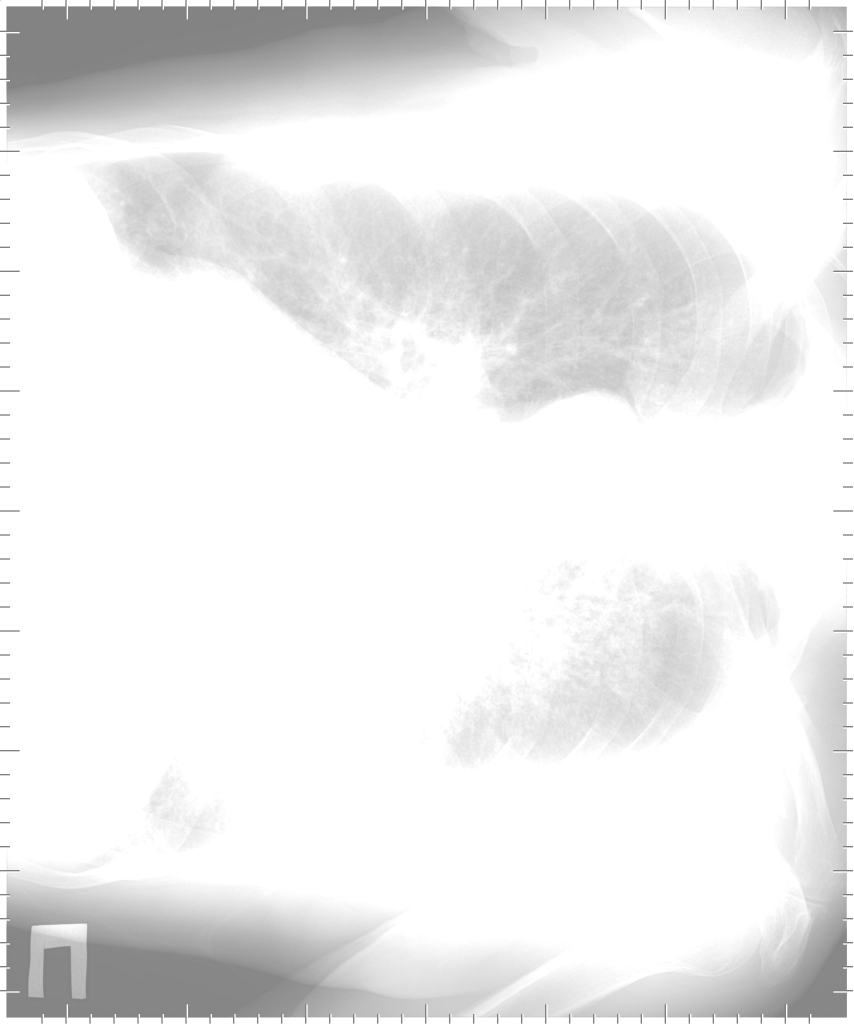
#> input picture Chest X-Ray Analysis/Data/0.jpg, 2560 x 3072 px, found by its file name (shown at 1/3 size); the run also reads 1 picture not shown here
$ jupyter execute --allow-errors Chest_X-ray_analysis.ipynb   (shell and % lines are left out)
#> lines starting #> are read from the running program, lines starting #| are printed output that depends on the picture; after the words box and inside, x2 and y2 are one past the last pixel; in counts of white or black regions, pixels touching at a corner belong together
# Project 1 — Chest X-Ray Analysis

## Goal
Process and analyze chest X-ray scans using classical computer vision
techniques to highlight lung regions, detect structural boundaries, and isolate
areas of interest — simulating the preprocessing stage of a real medical AI
pipeline for thoracic radiology.

## Disease Description
The **NIH Chest X-Ray Dataset** contains scans labeled with 14 thoracic
diseases including Pneumonia, Pleural Effusion, Cardiomegaly, Atelectasis,
and Nodules among others. Chest X-ray is one of the most commonly performed
medical imaging procedures globally and accurate automated analysis of these
scans is a critical problem in clinical AI.

## Dataset
NIH Chest X-Ray Dataset
Source: kaggle.com/datasets/nih-chest-xrays/data
Total images: 112,120 chest X-rays from 30,805 unique patients
Labels: 14 disease classes + No Finding
Format: PNG 1024x1024

## Techniques Applied
- Grayscale conversion
- CLAHE contrast enhancement
- Binary thresholding
- Morphological operations (opening & closing)
- Canny edge detection
- Contour detection and drawing

## Expected Output
A side by side comparison showing the original scan, enhanced image,
detected edges, and contours drawn over the lung and structural regions.Sonnet 4.6Claude is

## IMAGE 1 (0.jpg) - Lateral Chest X-Ray (Overexposed)

[cell 1]
import numpy as np
import matplotlib.pyplot as plt
import cv2

[cell 2]
color_img = cv2.imread('DATA/0.jpg')
#> color_img is the input picture: shape (3072, 2560, 3); min 107, max 255, mean 237.3

[cell 3]
gray_img = cv2.imread('DATA/0.JPG',0)
#> gray_img: shape (3072, 2560); min 107, max 255, mean 237.3

[cell 4]
## Contrast enhancement
im = cv2.equalizeHist(gray_img)

[cell 5]
## Apply Thresholding

ret,thresh = cv2.threshold(im,127,255,cv2.THRESH_BINARY_INV)
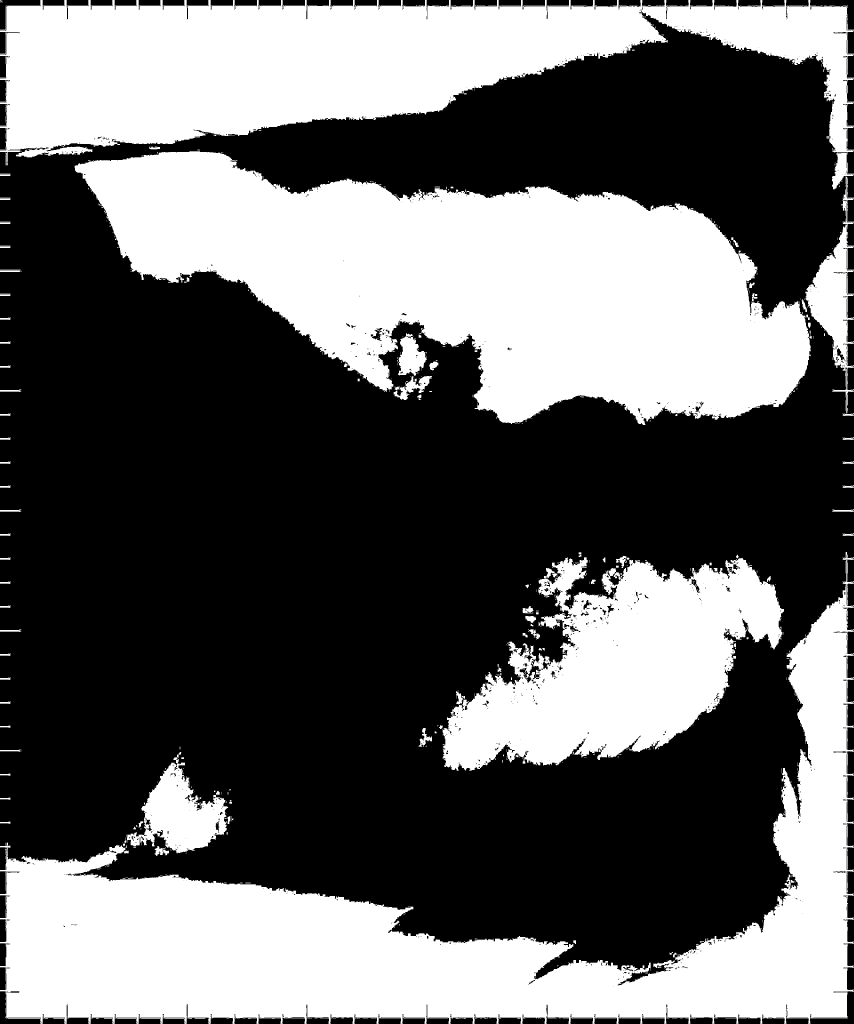
#> thresh: shape (3072, 2560) (shown at 1/3 size); 40% white; 869 white regions (697 under 20 px), largest, box (x1, y1, x2, y2) and area: (224, 454, 2432, 1275) 1020473, (0, 1680, 2560, 3072) 944944, (0, 0, 2560, 496) 710027

[cell 6]
## Detect Edges

blurred = cv2.GaussianBlur(thresh,(5,5),0)
edges = cv2.Canny(blurred, 20,80)
#> edges: shape (3072, 2560); 1.1% white in thin lines or dots

[cell 7]
## Find and Draw Contours

copy = color_img.copy()

contours, hierachy = cv2.findContours(edges, cv2.RETR_LIST, cv2.CHAIN_APPROX_SIMPLE)
#> contours = 3071 contours, 2476 with area under 20; largest, box (x1, y1, x2, y2) and area: (1521, 1924, 1703, 2035) 949, (463, 2538, 507, 2569) 686, (464, 2538, 507, 2568) 602, (1330, 2074, 1408, 2195) 497, (1567, 1818, 1600, 1841) 472
cv2.drawContours(copy,contours,-1,(0,255,0),5)

[cell 8]
plt.figure(figsize=(15,15))

plt.subplot(321);plt.imshow(color_img);plt.title("Colored Image");plt.axis("off")
plt.subplot(322);plt.imshow(gray_img,cmap='gray');plt.title("GrayScale Image");plt.axis("off")
plt.subplot(323);plt.imshow(im,cmap='gray');plt.title("Contrast Enhancement");plt.axis("off")
plt.subplot(324);plt.imshow(thresh,cmap='gray');plt.title("Thresholded");plt.axis("off")
plt.subplot(325);plt.imshow(edges,cmap='gray');plt.title("Detect Edges");plt.axis("off")
plt.subplot(326);plt.imshow(copy,cmap='gray');plt.title("Contours");plt.axis("off")

plt.suptitle("Very Exposed/Bright Image", fontsize = 20)
plt.tight_layout()
plt.show()

## IMAGE 2 (1.jpg) - Clean Frontal Chest X-Ray

[cell 9]
color_img = cv2.imread('Data/1.jpg')
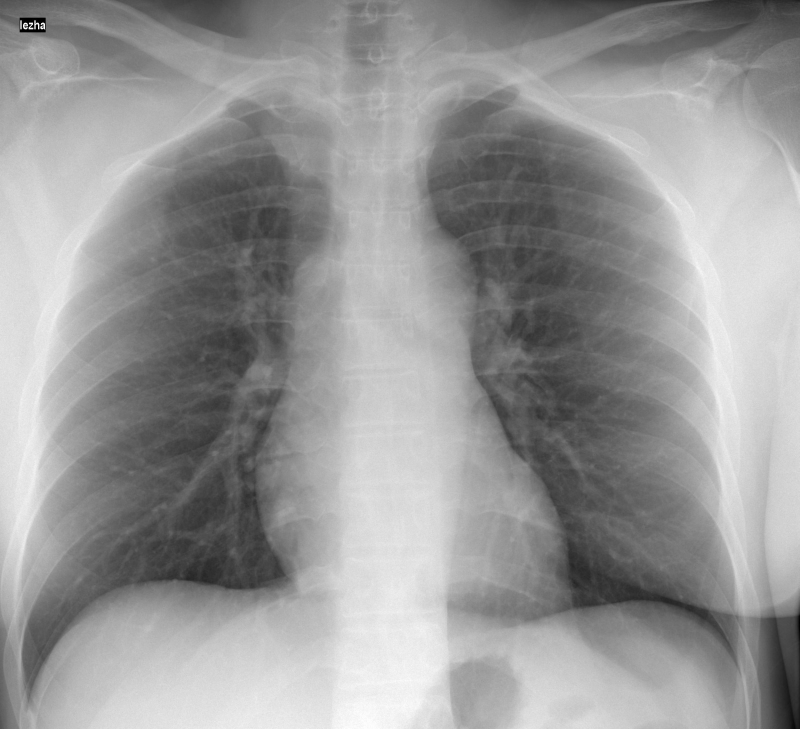
#> input picture Chest X-Ray Analysis/Data/1.jpg, 2399 x 2186 px (shown at 1/3 size)
#> color_img is the input picture: shape (2186, 2399, 3); min 0, max 255, mean 151.2
color_img = cv2.cvtColor(color_img,cv2.COLOR_BGR2RGB)

[cell 10]
gray_img = cv2.imread('Data/1.jpg', 0)
#> gray_img: shape (2186, 2399); min 0, max 255, mean 151.2

[cell 11]
## Apply Thresholding

ret, thresh = cv2.threshold(gray_img, 127, 255, cv2.THRESH_BINARY_INV)
#> thresh: shape (2186, 2399); 35.4% white; 1191 white regions (1113 under 20 px), largest, box (x1, y1, x2, y2) and area: (1266, 272, 2226, 2036) 765983, (65, 330, 987, 2109) 757543, (1260, 0, 2399, 258) 161376

[cell 12]
## Morphological Operator

kernel = np.ones((5,5),np.uint8)

cleaned = cv2.morphologyEx(thresh, cv2.MORPH_OPEN, kernel)
#> cleaned: shape (2186, 2399); 34.8% white; 80 white regions (1 under 20 px), largest, box (x1, y1, x2, y2) and area: (1269, 294, 2223, 2026) 754531, (66, 330, 986, 2104) 748852, (1288, 0, 2399, 253) 158216
cleaned = cv2.morphologyEx(cleaned, cv2.MORPH_CLOSE, kernel)
#> cleaned: shape (2186, 2399); 35% white; 30 white regions (1 under 20 px)

[cell 13]
## Find Contours of both lungs
copy = color_img.copy()

contours, hierachy = cv2.findContours(cleaned, cv2.RETR_LIST, cv2.CHAIN_APPROX_SIMPLE)
#> contours = 58 contours, 4 with area under 20; largest, box (x1, y1, x2, y2) and area: (1269, 275, 2223, 2026) 756904, (66, 330, 986, 2104) 750350, (1288, 0, 2399, 253) 157628, (0, 0, 976, 214) 97088, (2254, 1790, 2399, 2186) 45049
#cv2.drawContours(copy,contours,-1,(255,0,0),5)
# bounding = sorted(contours,key=cv2.contourArea , reverse=True)[:2]
contours = sorted(contours,key=cv2.contourArea , reverse=True)
largest_two = contours[:2]
#> largest_two = 2 contours; box (x1, y1, x2, y2) and area: (1269, 275, 2223, 2026) 756904, (66, 330, 986, 2104) 750350

for cnt in largest_two:
    x,y,w,h = cv2.boundingRect(cnt)
    cv2.rectangle(copy, (x,y), (x+w, y+h), (255,0,0),2)
    area = cv2.contourArea(cnt)
    cv2.putText(copy,f'Area:{int(area)}', (x, y-10),cv2.FONT_HERSHEY_SIMPLEX,0.5,(0,255,0),1)
#> this loop made 2 passes
#> (x, y, w, h, area) on passes 1 to 2: (1269, 275, 954, 1751, 756903.5), (66, 330, 920, 1774, 750350)
#> copy: shape (2186, 2399, 3)

[cell 14]
plt.figure(figsize=(20,20))

plt.subplot(321);plt.imshow(color_img);plt.title("Colored Image");plt.axis("off")
plt.subplot(322);plt.imshow(gray_img,cmap='gray');plt.title("GrayScale Image");plt.axis("off")
plt.subplot(323);plt.imshow(thresh,cmap='gray');plt.title("Thresholded");plt.axis("off")
plt.subplot(324);plt.imshow(cleaned,cmap='gray');plt.title("Morphological Operator");plt.axis("off")
plt.subplot(325);plt.imshow(copy,cmap='gray');plt.title("Contours and Bounding Box");plt.axis("off")

plt.suptitle("Clean frontal chest X-ray", fontsize = 20)
plt.tight_layout()
plt.show()

for i, cnt in enumerate (largest_two):
    print(f"Lung {i+1} area: {int(cv2.contourArea(cnt))} pixels")
#> this loop made 2 passes
#| Lung 1 area: 756903 pixels
#| Lung 2 area: 750350 pixels

## IMAGE 3 (2.jpg) - Cardiomegaly (Enlarged Heart)

[cell 15]
color_img = cv2.imread('Data/2.jpg')
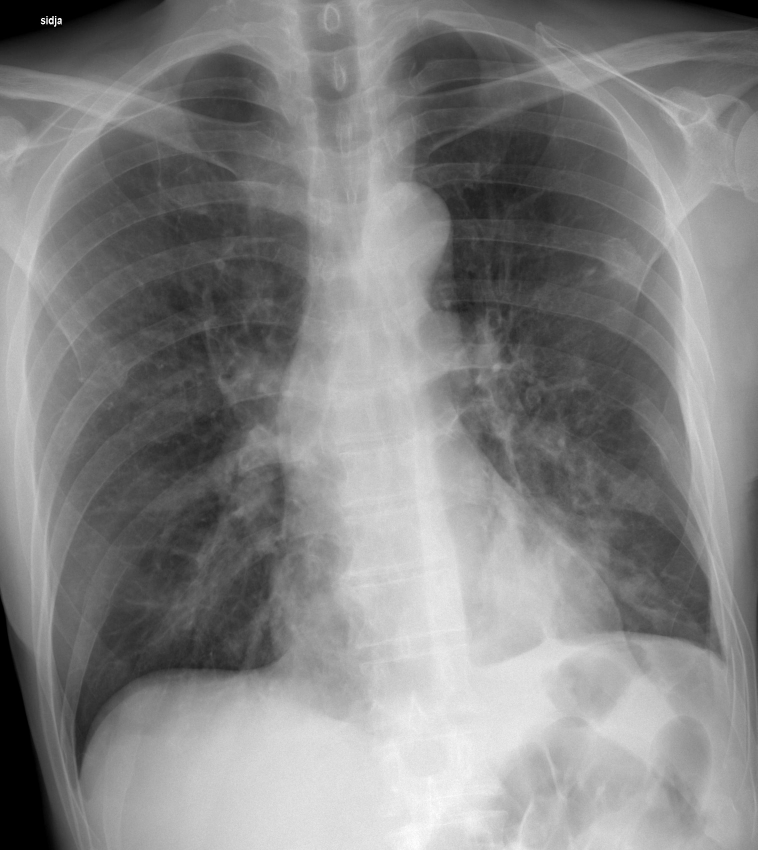
#> input picture Chest X-Ray Analysis/Data/2.jpg, 2272 x 2550 px (shown at 1/3 size)
#> color_img is the input picture: shape (2550, 2272, 3); min 0, max 255, mean 131.5

[cell 16]
gray_img = cv2.imread('Data/2.jpg',0)
#> gray_img: shape (2550, 2272); min 0, max 255, mean 131.5

[cell 17]
## Apply Thresholding

ret,thresh = cv2.threshold(gray_img,0,255,cv2.THRESH_BINARY)
#> thresh: shape (2550, 2272); 98.5% white; 18 black regions (13 under 20 px), largest, box (x1, y1, x2, y2) and area: (0, 1801, 147, 2550) 58198, (0, 0, 352, 118) 22328, (2053, 0, 2272, 54) 5976, (168, 69, 187, 81) 94, (150, 59, 157, 68) 24

[cell 18]
## Morphological Operator

kernel = np.ones((7,7),np.uint8)
cleaned = cv2.morphologyEx(thresh,cv2.MORPH_OPEN,kernel)
#> cleaned: shape (2550, 2272); 98.5% white; 3 black regions, box (x1, y1, x2, y2) and area: (0, 1793, 147, 2550) 58687, (0, 0, 352, 118) 24072, (2044, 0, 2272, 54) 6108
cleaned = cv2.morphologyEx(cleaned,cv2.MORPH_CLOSE,kernel)
#> cleaned: shape (2550, 2272); 98.5% white; 3 black regions, box (x1, y1, x2, y2) and area: (0, 1806, 146, 2550) 58656, (0, 0, 352, 118) 24067, (2056, 0, 2272, 53) 6093

[cell 19]
img3 = cv2.imread('Data/2.jpg')
color_img3 = cv2.cvtColor(img3, cv2.COLOR_BGR2RGB)
gray3 = cv2.cvtColor(img3, cv2.COLOR_BGR2GRAY)

# Contrast enhancement
clahe = cv2.createCLAHE(clipLimit=2.0, tileGridSize=(8,8))
enhanced3 = clahe.apply(gray3)

# Threshold using Otsu
_, thresh3 = cv2.threshold(enhanced3, 0, 255, cv2.THRESH_BINARY + cv2.THRESH_OTSU)
#> thresh3: shape (2550, 2272); 49.1% white; 3682 white regions (3392 under 20 px), largest, box (x1, y1, x2, y2) and area: (0, 0, 2254, 2550) 2786961, (694, 1474, 788, 1561) 3579, (1477, 1251, 1542, 1382) 3153

# Clean up
kernel = np.ones((7,7), np.uint8)
cleaned3 = cv2.morphologyEx(thresh3, cv2.MORPH_CLOSE, kernel)
#> cleaned3: shape (2550, 2272); 51.4% white; 126 black regions, largest, box (x1, y1, x2, y2) and area: (125, 136, 1082, 2405) 1278939, (1165, 72, 2179, 1990) 935266, (1388, 0, 2272, 440) 135697
cleaned3 = cv2.morphologyEx(cleaned3, cv2.MORPH_OPEN, kernel)
#> cleaned3: shape (2550, 2272); 51% white; 41 black regions

# Find contours
contours3, _ = cv2.findContours(cleaned3, cv2.RETR_EXTERNAL, cv2.CHAIN_APPROX_SIMPLE)
#> contours3 = 11 contours; largest, box (x1, y1, x2, y2) and area: (0, 0, 2272, 2550) 5272690, (123, 48, 185, 77) 1134, (2098, 103, 2142, 129) 813, (2261, 2416, 2272, 2448) 208, (2249, 2452, 2264, 2463) 136
contours3_sorted = sorted(contours3, key=cv2.contourArea, reverse=True)
#> contours3_sorted has the same summary as contours3

# Filter to heart sized contours only
filtered = []
for cnt in contours3_sorted:
    area = cv2.contourArea(cnt)
    if area > 50000 and area < 500000:
        filtered.append(cnt)
#> this loop made 11 passes
#> area on passes 1 to 6: 5272690, 1134, 813, 207.5, 136.5, 51.5
#> (cnt, area) on passes 7 to 11: ([[234, 2498], [234, 2506], [240, 2506], [240, 2498]], 48), ([[2240, 154], [2240, 160], [2248, 160], [2248, 154]], 48), ([[2087, 125], [2087, 131], [2095, 131], [2095, 125]], 48), ([[2076, 128], [2076, 135], [2082, 135], [2082, 128]], 42), ([[616, 0], [616, 5], [623, 5], [623, 0]], 35)
#> after the loop, filtered = []

#> (the rest of this cell did not finish here and is left out)

## IMAGE 4(3.jpg) -- Lateral Left Chest

## IMAGE 5 (4.jpg) -- Clean Frontal Chest

[cell 20]
color_img = cv2.imread('Data/4.jpg')
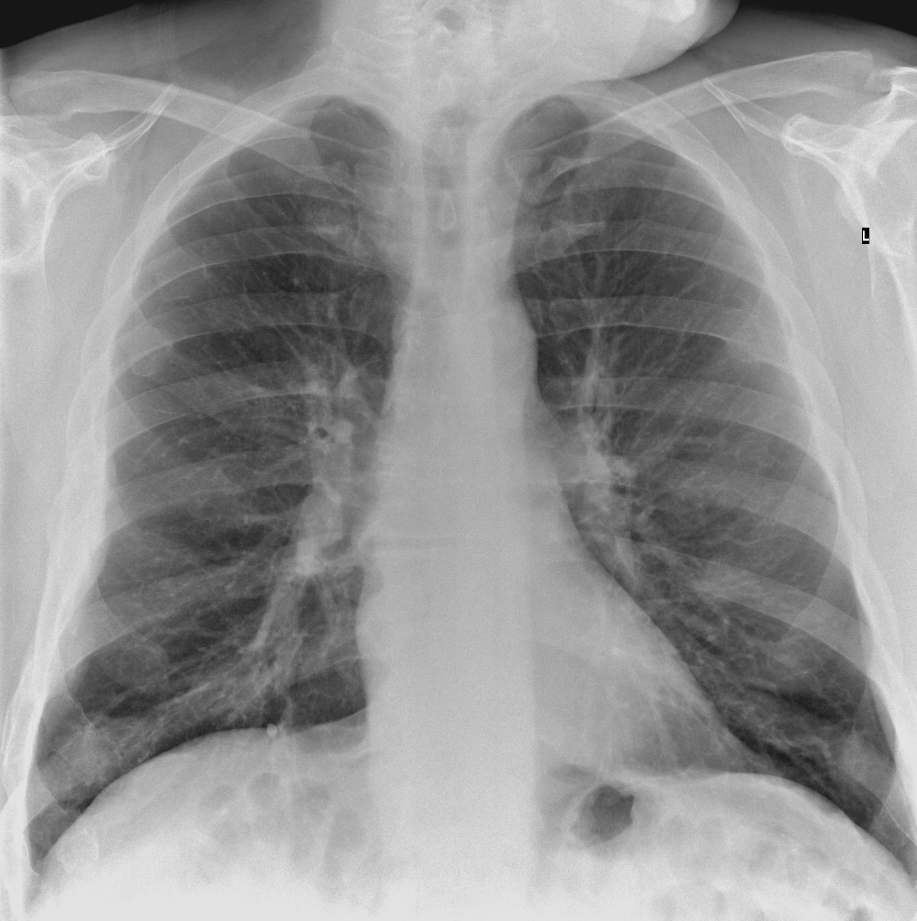
#> input picture Chest X-Ray Analysis/Data/4.jpg, 2750 x 2761 px (shown at 1/3 size)
#> color_img is the input picture: shape (2761, 2750, 3); min 0, max 255, mean 146.5

[cell 21]
gray_img = cv2.imread('Data/4.jpg',0)
#> gray_img: shape (2761, 2750); min 0, max 255, mean 146.5

[cell 22]
ret,thresh = cv2.threshold(gray_img,127,255,cv2.THRESH_BINARY_INV)
#> thresh: shape (2761, 2750); 37.6% white; 3507 white regions (3356 under 20 px), largest, box (x1, y1, x2, y2) and area: (95, 296, 1230, 2582) 1270441, (1513, 306, 2737, 2625) 1199599, (0, 0, 970, 274) 211911

[cell 23]
## Use Morphological Operators to clean Image

kernel = np.ones((5,5),np.uint8)

cleaned = cv2.morphologyEx(thresh,cv2.MORPH_OPEN,kernel)
#> cleaned: shape (2761, 2750); 36.5% white; 136 white regions, largest, box (x1, y1, x2, y2) and area: (98, 313, 1227, 2580) 1238283, (1515, 314, 2735, 2622) 1166004, (0, 0, 968, 268) 206358
cleaned = cv2.morphologyEx(cleaned, cv2.MORPH_CLOSE,kernel)
#> cleaned: shape (2761, 2750); 36.7% white; 49 white regions

[cell 24]
## Find Contours of both lungs
copy5 = color_img.copy()

contours,hierachy = cv2.findContours(cleaned, cv2.RETR_EXTERNAL, cv2.CHAIN_APPROX_SIMPLE)
#> contours = 48 contours, 10 with area under 20; largest, box (x1, y1, x2, y2) and area: (98, 301, 1227, 2580) 1255438, (1515, 308, 2735, 2622) 1184200, (0, 0, 968, 268) 207706, (1877, 0, 2750, 255) 123538, (1753, 2353, 1904, 2516) 15262
contours_sorted = sorted(contours,key=cv2.contourArea,reverse=True)
#> contours_sorted has the same summary as contours

right_lung = contours_sorted[0]
#> right_lung = contour of 4001 points, box (x1, y1, x2, y2) (98, 301, 1227, 2580), area 1255438
left_lung = contours_sorted[1]
#> left_lung = contour of 4050 points, box (x1, y1, x2, y2) (1515, 308, 2735, 2622), area 1184200

x,y,w,h = cv2.boundingRect(right_lung)
#> x = 98; y = 301; w = 1129; h = 2279
cv2.rectangle(copy5,(x,y),(x+w,y+h),(255,0,0),2)
right_area = cv2.contourArea(right_lung)
#> right_area = 1255438.5

x,y,w,h = cv2.boundingRect(left_lung)
#> x = 1515; y = 308; w = 1220; h = 2314
cv2.rectangle(copy5,(x,y),(x+w,y+h),(0,0,255),2)
left_area = cv2.contourArea(left_lung)
#> left_area = 1184200

fig,axes = plt.subplots(1,3,figsize=(18,6))

axes[0].imshow(gray_img,cmap='gray')
axes[0].set_title("GrayScale Image")
axes[0].axis('off')

axes[1].imshow(cleaned,cmap='gray')
axes[1].set_title("Processed Image")
axes[1].axis('off')

axes[2].imshow(copy5,cmap='gray')
axes[2].set_title("Bounding Box")
axes[2].axis('off')

diff = abs(left_area - right_area)
#> diff = 71238.5
pct = (diff/max(left_area, right_area)) * 100
#> pct = 5.67

if left_area > right_area:
    larger = "Left Lung"
else:
    larger = "Right Lung"

print(f"Left Lung Area: {int(left_area)}")
#| Left Lung Area: 1184200
print(f"Right Lung Area: {int(right_area)}")
#| Right Lung Area: 1255438
print(f"{larger} is larger by {pct:.1f}%")
#| Right Lung is larger by 5.7%
#> figure, not shown here; B, G, R data is drawn as R, G, B

## IMAGE 6(5.jpg) -- Lateral Chest

[cell 25]
color_img = cv2.imread('Data/5.jpg')

[cell 26]
gray_img = cv2.imread('Data/5.jpg',0)
#> gray_img: shape (2560, 3072); min 85, max 255, mean 209.1

[cell 27]
clahe = cv2.createCLAHE(clipLimit=2.0,tileGridSize=(8,8))
enhanced = clahe.apply(gray_img)

[cell 28]
ret,thresh = cv2.threshold(enhanced, 127, 225, cv2.THRESH_BINARY)
#> thresh: shape (2560, 3072); values 0 (black) and 225 (white), 79.4% white; 740 black regions (539 under 20 px), largest, box (x1, y1, x2, y2) and area: (240, 1, 1029, 2560) 932988, (2381, 1, 3072, 2560) 560992, (2346, 816, 2720, 1583) 92976

[cell 29]
kernel = np.ones((5,5),np.uint8)

cleaned = cv2.morphologyEx(thresh,cv2.MORPH_OPEN,kernel)
#> cleaned: shape (2560, 3072); values 0 (black) and 225 (white), 79.2% white; 138 black regions (51 under 20 px), largest, box (x1, y1, x2, y2) and area: (0, 0, 1037, 2560) 950921, (2381, 0, 3072, 2560) 573584, (2344, 816, 2720, 1586) 96350
cleaned = cv2.morphologyEx(cleaned,cv2.MORPH_CLOSE,kernel)
#> cleaned: shape (2560, 3072); values 0 (black) and 225 (white), 79.5% white; 77 black regions, largest, box (x1, y1, x2, y2) and area: (240, 20, 1028, 2540) 933377, (2381, 20, 3053, 2540) 563979, (2347, 816, 2717, 1583) 95032

[cell 30]
blurred = cv2.GaussianBlur(cleaned,(5,5),0)
#> blurred: shape (2560, 3072)
edges = cv2.Canny(blurred, 20,80)
#> edges: shape (2560, 3072); 0.28% white in thin lines or dots

[cell 31]
copy6 = color_img.copy()

contours, hierachy = cv2.findContours(edges, cv2.RETR_LIST, cv2.CHAIN_APPROX_SIMPLE)
#> contours = 192 contours, 14 with area under 20; largest, box (x1, y1, x2, y2) and area: (239, 19, 1028, 2540) 933902, (239, 19, 1028, 2540) 933422, (2380, 19, 3053, 2540) 567654, (2380, 19, 3053, 2540) 567106, (251, 168, 320, 237) 4373
cv2.drawContours(copy6,contours,-1,(0,255,0),5)
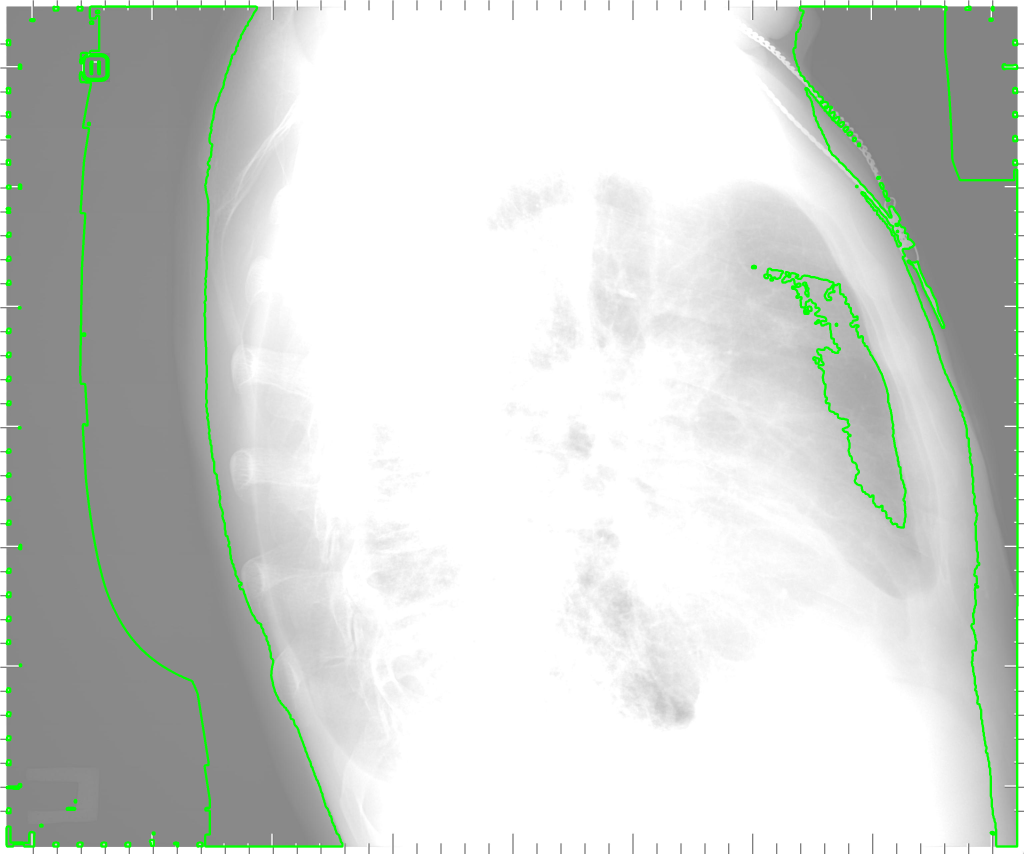
#> copy6: shape (2560, 3072, 3) (shown at 1/3 size); mean B, G, R 206, 210.7, 206

[cell 32]
# Display all stages
fig, axes = plt.subplots(1,5,figsize=(40,15))

axes[0].imshow(color_img)
axes[0].set_title('Original')
axes[0].axis('off')

axes[1].imshow(enhanced, cmap='gray')
axes[1].set_title('CLAHE Enhanced')
axes[1].axis('off')

axes[2].imshow(edges, cmap='gray')
axes[2].set_title('Canny Edges')
axes[2].axis('off')

axes[3].imshow(cleaned, cmap='gray')
axes[3].set_title('Thresholded & Cleaned')
axes[3].axis('off')

axes[4].imshow(cv2.cvtColor(copy6, cv2.COLOR_BGR2RGB))
axes[4].set_title('Contours')
axes[4].axis('off')

plt.suptitle('Image 6 - Lateral Chest', fontsize=14)
plt.tight_layout()
plt.show()

print(f"Total structures detected:      {len(contours)}")
#| Total structures detected:      192
